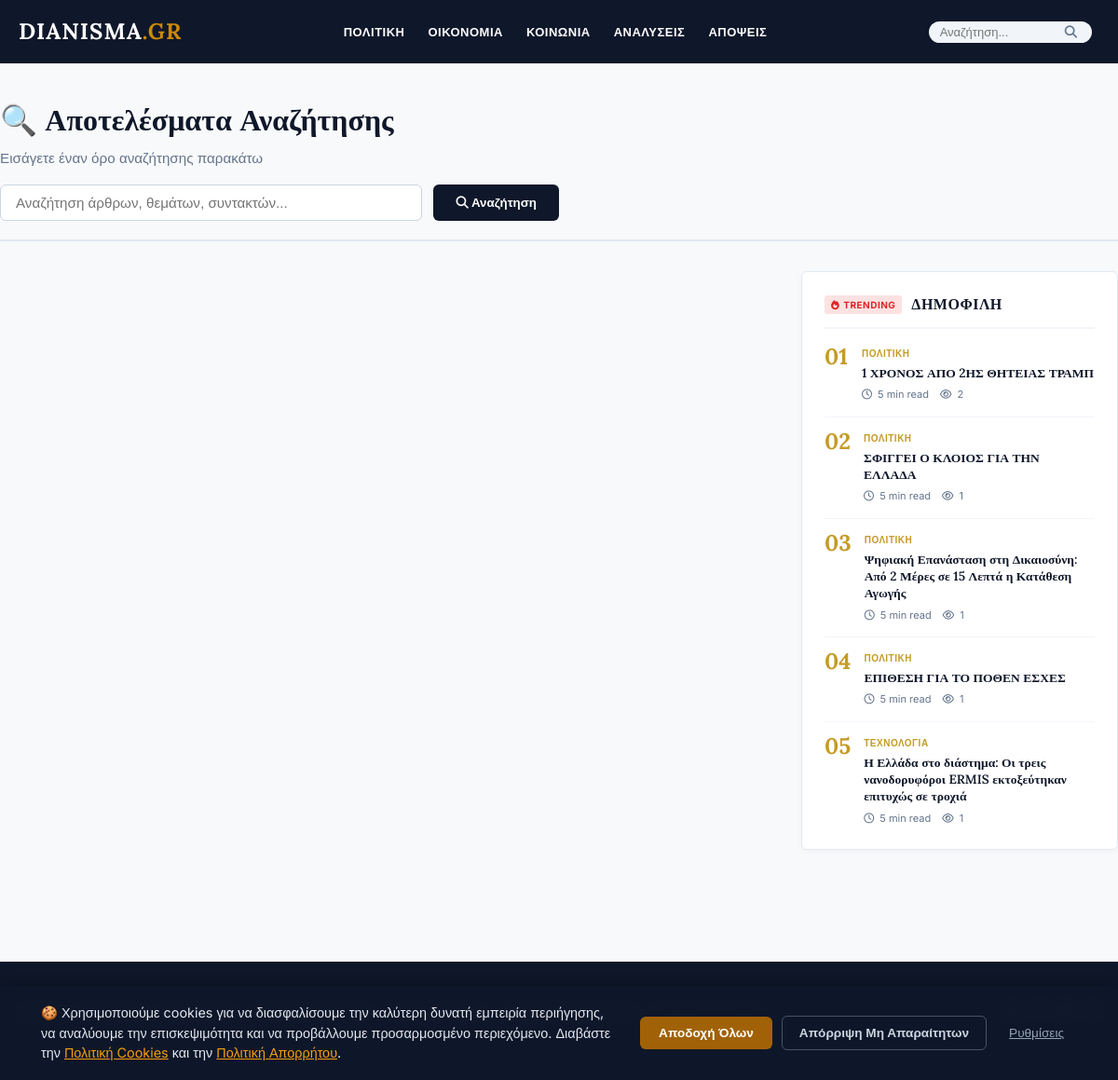
The app's page /search/ with its own data.
### adminpanel/models.py (models this page shows, shortened)
class Article(models.Model):
    STATUS_DRAFT = 'draft'
    STATUS_PENDING = 'pending'
    STATUS_PUBLISHED = 'published'
    STATUS_REJECTED = 'rejected'
    STATUS_CHOICES = [
        (STATUS_DRAFT, '📝 Πρόχειρο'),
        (STATUS_PENDING, '⏳ Προς Έγκριση'),
        (STATUS_PUBLISHED, '✅ Δημοσιευμένο'),
        (STATUS_REJECTED, '❌ Απορριφθέν'),
    ]
    title = models.CharField('Τίτλος Άρθρου', max_length=255)
    slug = models.SlugField('Slug', max_length=280, unique=True, blank=True)
    category = models.ForeignKey(
        Category,
        on_delete=models.SET_NULL,
        null=True,
        related_name='articles',
        verbose_name='Κατηγορία'
    )
    author = models.ForeignKey(
        User,
        on_delete=models.SET_NULL,
        null=True,
        blank=True,
        related_name='articles',
        verbose_name='Συντάκτης'
    )
    author_name = models.CharField('Όνομα Συντάκτη (Display Name)', max_length=150, blank=True)
    author_title = models.CharField('Τίτλος / Ιδιότητα Συντάκτη', max_length=150, blank=True)
    author_avatar_url = models.URLField('Avatar Συντάκτη URL', blank=True)
    excerpt = models.TextField('Σύνοψη / Lead Paragraph', max_length=600)
    content = models.TextField('Κυρίως Κείμενο (HTML / Rich Text)', blank=True)
    pdf_file = models.FileField(
        'Αρχείο PDF Άρθρου',
        upload_to='articles/pdfs/',
        blank=True,
        null=True
    )
    lead_image = models.ImageField(
        'Κύρια Φωτογραφία',
        upload_to='articles/%Y/%m/',
        blank=True,
        null=True
    )
    lead_image_url = models.URLField('Εξωτερικό URL Εικόνας (προαιρετικό)', blank=True)
    read_time_minutes = models.PositiveIntegerField('Χρόνος Ανάγνωσης (λεπτά)', default=5)
    status = models.CharField(
        'Κατάσταση',
        max_length=20,
        choices=STATUS_CHOICES,
        default=STATUS_DRAFT
    )
    is_featured = models.BooleanField('Κεντρικό Θέμα (Hero / Featured)', default=False)
    views_count = models.PositiveIntegerField('Προβολές (Pageviews)', default=0)
    created_at = models.DateTimeField('Ημερομηνία Δημιουργίας', default=timezone.now)
    updated_at = models.DateTimeField('Τελευταία Ενημέρωση', auto_now=True)
    published_at = models.DateTimeField('Ημερομηνία Δημοσίευσης', null=True, blank=True)
    class Meta:
        verbose_name = 'Άρθρο'
        verbose_name_plural = 'Άρθρα'
        ordering = ['-created_at']

class Category(models.Model):
    name = models.CharField('Όνομα Κατηγορίας', max_length=100, unique=True)
    slug = models.SlugField('Slug', max_length=120, unique=True, blank=True)
    description = models.TextField('Περιγραφή', blank=True)
    order = models.PositiveIntegerField('Σειρά εμφάνισης', default=0)
    class Meta:
        verbose_name = 'Κατηγορία'
        verbose_name_plural = 'Κατηγορίες'
        ordering = ['order', 'name']

### portal/views.py (the view, shortened to what this page needs)
# urls.py: path('search/', views.search, name='search'),
def search(request):
    query = request.GET.get('q', '').strip()
    published = Article.objects.filter(status=Article.STATUS_PUBLISHED)
    results = []
    popular = published.order_by('-views_count')[:5]
    return render(request, 'search.html', {
        'query': query,
        'results': results,
        'popular_articles': popular,
    })

### portal/context_processors.py (called while the page is built)
def global_context(request):
    try:
        categories = Category.objects.all().order_by('order', 'name')
        recent_breaking = Article.objects.filter(status=Article.STATUS_PUBLISHED).order_by('-published_at')[:5]
    except Exception:
        categories = []
        recent_breaking = []
    return {
        'site_title': 'DIANISMA.GR',
        'site_tagline': 'Ενημέρωση & Δημόσιος Διάλογος',
        'nav_categories': categories,
        'recent_breaking': recent_breaking,
    }

### templates/search.html (shortened to what this page needs)
{% extends "base.html" %}
{% load static %}
{% block content %}
<div class="container search-page-content">
    <div class="search-header">
        <h1 class="search-title">🔍 Αποτελέσματα Αναζήτησης</h1>
        {% if query %}
            <p class="search-sub">Βρέθηκαν {{ results|length }} άρθρα για τον όρο <strong>«{{ query }}»</strong></p>
        {% else %}
            <p class="search-sub">Εισάγετε έναν όρο αναζήτησης παρακάτω</p>
        {% endif %}
        <form method="GET" action="{% url 'search' %}" class="search-bar-inline">
            <input type="search" name="q" value="{{ query }}" placeholder="Αναζήτηση άρθρων, θεμάτων, συντακτών..." required />
            <button type="submit"><i class="fas fa-search"></i> Αναζήτηση</button>
        </form>
    </div>
    <div class="search-grid-layout">
        <div class="search-results-list">
        </div>
        <aside class="sidebar-column">
            {% include "components/trending_widget.html" with trending_title="ΔΗΜΟΦΙΛΗ" %}
        </aside>
    </div>
</div>
{% endblock %}

### templates/components/trending_widget.html (shortened to what this page needs)
<div class="sidebar-widget popular-widget">
    <div class="widget-header">
        <span class="widget-badge"><i class="fas fa-fire"></i> TRENDING</span>
        <h3 class="widget-title">{{ trending_title|default:'ΔΗΜΟΦΙΛΗ' }}</h3>
    </div>
    <div class="popular-list">
        {% for pop in popular_articles %}
        <article class="popular-item">
            <span class="popular-rank">{% if forloop.counter < 10 %}0{% endif %}{{ forloop.counter }}</span>
            <div class="popular-content">
                <span class="popular-tag">{{ pop.category.name|upper }}</span>
                <h4 class="popular-title">
                    <a href="{% url 'article_detail' pop.slug %}">{{ pop.title }}</a>
                </h4>
                <div class="popular-meta">
                    <span><i class="far fa-clock"></i> {{ pop.read_time_minutes }} min read</span>
                    <span class="meta-views"><i class="far fa-eye"></i> {{ pop.views_count|default:"0" }}</span>
                </div>
            </div>
        </article>
        {% endfor %}
    </div>
</div>

### static/css/base.css (style rules this page uses)
:root { --primary-color: #0F172A; --bg-color: #F8F9FA; --accent-color: #A16207; --accent-light: #CA8A04; --text-dark: #0F172A; --text-muted: #64748B; --white: #FFFFFF; --font-head: 'Lora', serif; --font-body: 'Inter', sans-serif; --container-max-width: 1200px; }
* { margin: 0; padding: 0; box-sizing: border-box; }
body { font-family: var(--font-body); background-color: var(--bg-color); color: var(--text-dark); line-height: 1.6; -webkit-font-smoothing: antialiased; }
h1, h2, h3, h4, h5, h6 { font-family: var(--font-head); color: var(--text-dark); margin-bottom: 0.5em; line-height: 1.3; }
a { text-decoration: none; color: inherit; transition: color 0.2s ease; }
.container { max-width: var(--container-max-width); margin: 0 auto; padding: 0 20px; }
.widget-badge { background-color: #fee2e2; color: #dc2626; font-size: 10px; font-weight: 700; padding: 2px 7px; border-radius: 3px; letter-spacing: 0.5px; display: inline-flex; align-items: center; gap: 4px; }
.widget-title { font-family: var(--font-head); font-size: 16px; font-weight: 700; letter-spacing: 0.5px; color: var(--primary-color); margin: 0; }
.sidebar-widget.popular-widget, .popular-widget { background: var(--white, #ffffff); border-radius: 6px; padding: 24px; border: 1px solid #e2e8f0; box-shadow: 0 2px 8px rgba(0, 0, 0, 0.03); }
.sidebar-widget.popular-widget .widget-header, .popular-widget .widget-header { border-bottom: 2px solid #f1f5f9; padding-bottom: 14px; margin-bottom: 18px; display: flex; align-items: center; gap: 10px; }
.sidebar-widget.popular-widget .widget-badge, .popular-widget .widget-badge { background-color: #fee2e2; color: #dc2626; font-size: 10px; font-weight: 700; padding: 2px 7px; border-radius: 3px; letter-spacing: 0.5px; display: inline-flex; align-items: center; gap: 4px; }
.sidebar-widget.popular-widget .widget-title, .popular-widget .widget-title { font-family: var(--font-head), 'Lora', serif; font-size: 16px; font-weight: 700; letter-spacing: 0.5px; color: var(--primary-color, #0F172A); margin: 0; }
.popular-widget .popular-list, .popular-list { display: flex; flex-direction: column; }
.popular-widget .popular-item, .popular-item { display: flex; gap: 14px; align-items: flex-start; padding-bottom: 14px; margin-bottom: 14px; border-bottom: 1px solid #f1f5f9; }
.popular-widget .popular-item:last-child, .popular-item:last-child { padding-bottom: 0; margin-bottom: 0; border-bottom: none; }
.sidebar-widget.popular-widget .popular-rank, .popular-widget .popular-rank, .popular-rank { font-family: var(--font-head), 'Lora', serif !important; font-size: 24px !important; font-weight: 700 !important; color: #c59b27 !important; line-height: 1 !important; min-width: 26px !important; }
.popular-widget .popular-content, .popular-content { flex: 1; }
.sidebar-widget.popular-widget .popular-tag, .popular-widget .popular-tag, .popular-tag { font-family: var(--font-body), 'Inter', sans-serif !important; font-size: 10px !important; color: #c59b27 !important; font-weight: 700 !important; letter-spacing: 0.5px !important; display: block !important; margin-bottom: 4px !important; text-transform: uppercase; }
.sidebar-widget.popular-widget .popular-title, .popular-widget .popular-title, .popular-title { font-family: var(--font-head), 'Lora', serif !important; font-size: 13.5px !important; font-weight: 600 !important; line-height: 1.35 !important; margin-bottom: 6px !important; }
.sidebar-widget.popular-widget .popular-title a, .popular-widget .popular-title a, .popular-title a { color: var(--text-dark, #0F172A) !important; text-decoration: none; transition: color 0.2s ease; }
.sidebar-widget.popular-widget .popular-meta, .popular-widget .popular-meta, .popular-meta { font-family: var(--font-body), 'Inter', sans-serif !important; font-size: 11px !important; color: var(--text-muted, #64748B) !important; display: flex !important; gap: 12px !important; align-items: center !important; }
.sidebar-widget.popular-widget .popular-meta i, .popular-widget .popular-meta i, .popular-meta i { margin-right: 3px; }
.sidebar-widget.popular-widget .meta-views, .popular-widget .meta-views, .meta-views { color: #64748b !important; }

### records on screen
Article: category.name "ΠΟΛΙΤΙΚΗ", title "1 ΧΡΟΝΟΣ ΑΠΟ 2ΗΣ ΘΗΤΕΙΑΣ ΤΡΑΜΠ", read_time_minutes "5", views_count "2"
Article: category.name "ΠΟΛΙΤΙΚΗ", title "ΣΦΙΓΓΕΙ Ο ΚΛΟΙΟΣ ΓΙΑ ΤΗΝ ΕΛΛΑΔΑ", read_time_minutes "5", views_count "1"
Article: category.name "ΠΟΛΙΤΙΚΗ", title "Ψηφιακή Επανάσταση στη Δικαιοσύνη: Από 2 Μέρες σε 15 Λεπτά η Κατάθεση Αγωγής", read_time_minutes "5", views_count "1"
Article: category.name "ΠΟΛΙΤΙΚΗ", title "ΕΠΙΘΕΣΗ ΓΙΑ ΤΟ ΠΟΘΕΝ ΕΣΧΕΣ", read_time_minutes "5", views_count "1"
Article: category.name "ΤΕΧΝΟΛΟΓΊΑ", title "Η Ελλάδα στο διάστημα: Οι τρεις νανοδορυφόροι ERMIS εκτοξεύτηκαν επιτυχώς σε τροχιά", read_time_minutes "5", views_count "1"

### other values on screen
{{ trending_title|default:'ΔΗΜΟΦΙΛΗ' }} "ΔΗΜΟΦΙΛΗ"
